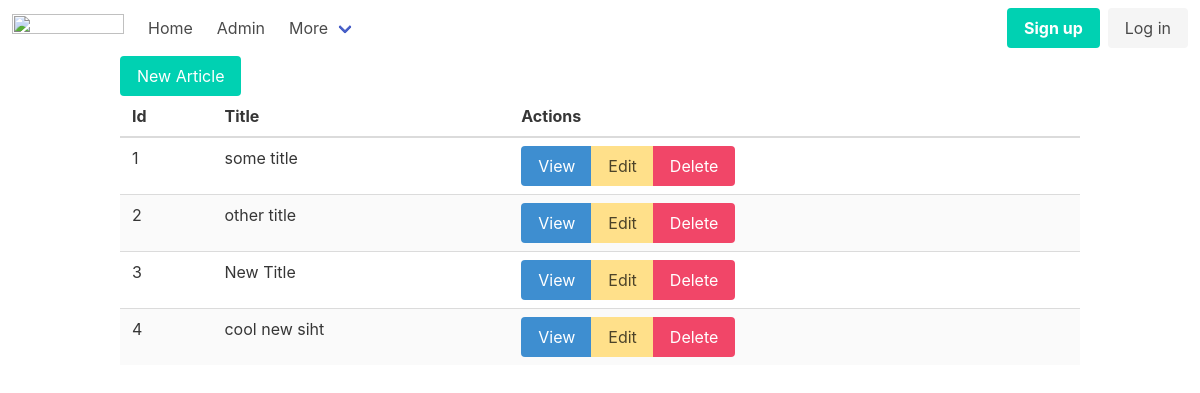
The page /admin/articles on the database as committed earlier.
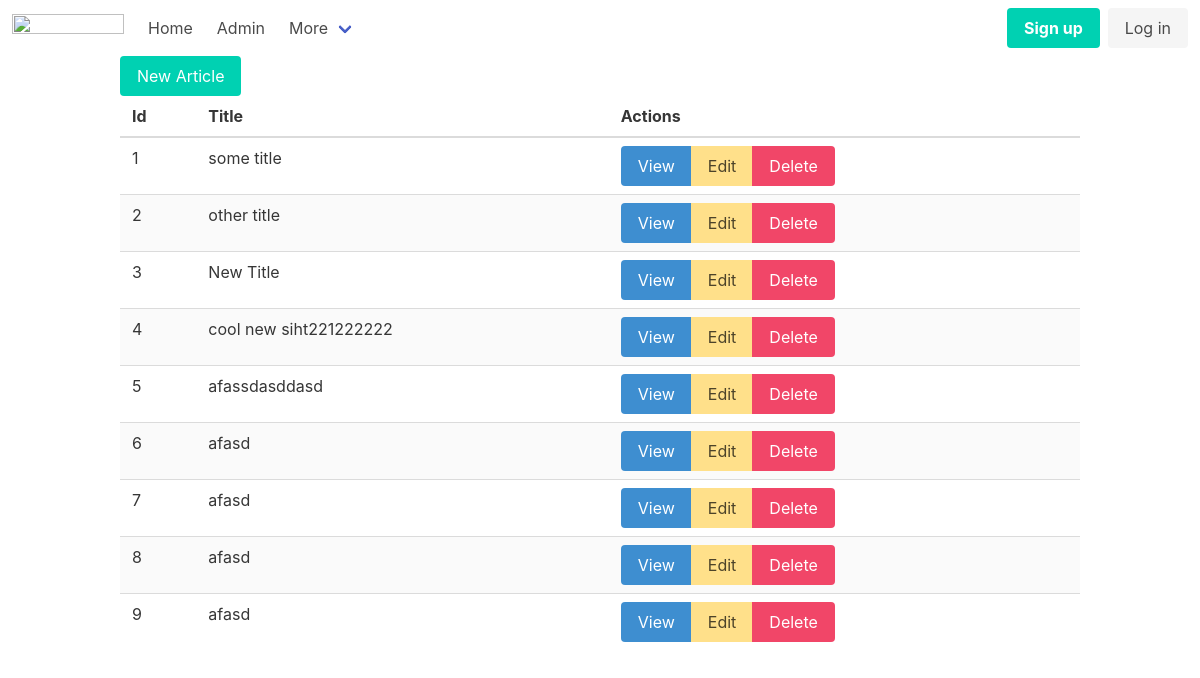
The same page on the database as committed later.
### tables this page shows
CREATE TABLE "articles"
(
    id    integer
        primary key autoincrement,
    title text,
    body  text
);

### helpers.php (called while the page is built, shortened)
<?php
function view($viewName, $vars = []){
    extract($vars);
    include __DIR__ . "/views/$viewName.php";
}

### src/Controllers/ArticlesController.php (called while the page is built, shortened)
<?php
class ArticlesController {
    public function index(){
        $articles = Article::all();
        view('articles/index', compact('articles'));
    }
}

### src/DB.php (called while the page is built, shortened)
<?php
class DB {
    private $conn;
    public function __construct(){
        try {
            $this->conn = new PDO("sqlite:db.sqlite");
            $this->conn->setAttribute(PDO::ATTR_ERRMODE, PDO::ERRMODE_EXCEPTION);
        } catch(PDOException $e) {
            echo "Connection failed: " . $e->getMessage();
        }
    }
    public function all($table, $class){
        $stmt = $this->conn->prepare("SELECT * FROM $table");
        $stmt->execute();
        $stmt->setFetchMode(PDO::FETCH_CLASS, $class);
        return $stmt->fetchAll();
    }
}

### src/Models/Model.php (called while the page is built, shortened)
<?php
class Model {
    public static $table;
    public static function all(){
        $db = new DB();
        return $db->all(static::$table, static::class);
    }
}

### views/articles/index.php (the view)
<?php include __DIR__ . '/../partials/header.php'; ?>
<div class="container">
        <a href="/admin/articles/new" class="button is-primary">New Article</a>
        <table class="table is-striped is-fullwidth">
            <thead>
                <th>Id</th>
                <th>Title</th>
                <th>Actions</th>
            </thead>
            <tbody>
                <?php foreach($articles as $article): ?>
                    <tr>
                        <td><?=$article->id?></td>
                        <td><?=$article->title?></td>
                        <td>
                            <div class="buttons has-addons">
                                <a class="button is-info" href="/admin/articles/view?id=<?=$article->id?>">View</a>
                                <a class="button is-warning" href="/admin/articles/edit?id=<?=$article->id?>">Edit</a>
                                <a class="button is-danger" href="/admin/articles/delete?id=<?=$article->id?>">Delete</a>
                            </div>
                        </td>
                    </tr>
                <?php endforeach; ?>
            </tbody>
        </table>
</div>
<?php include __DIR__ .  '/../partials/footer.php'; ?>

Rows that differ between the two databases and show on the page:
changed articles id 4: title "cool new siht" → "cool new siht221222222"
added articles: id "5", title "afassdasddasd"
added articles: id "6", title "afasd"
added articles: id "7", title "afasd"
added articles: id "8", title "afasd"
added articles: id "9", title "afasd"
